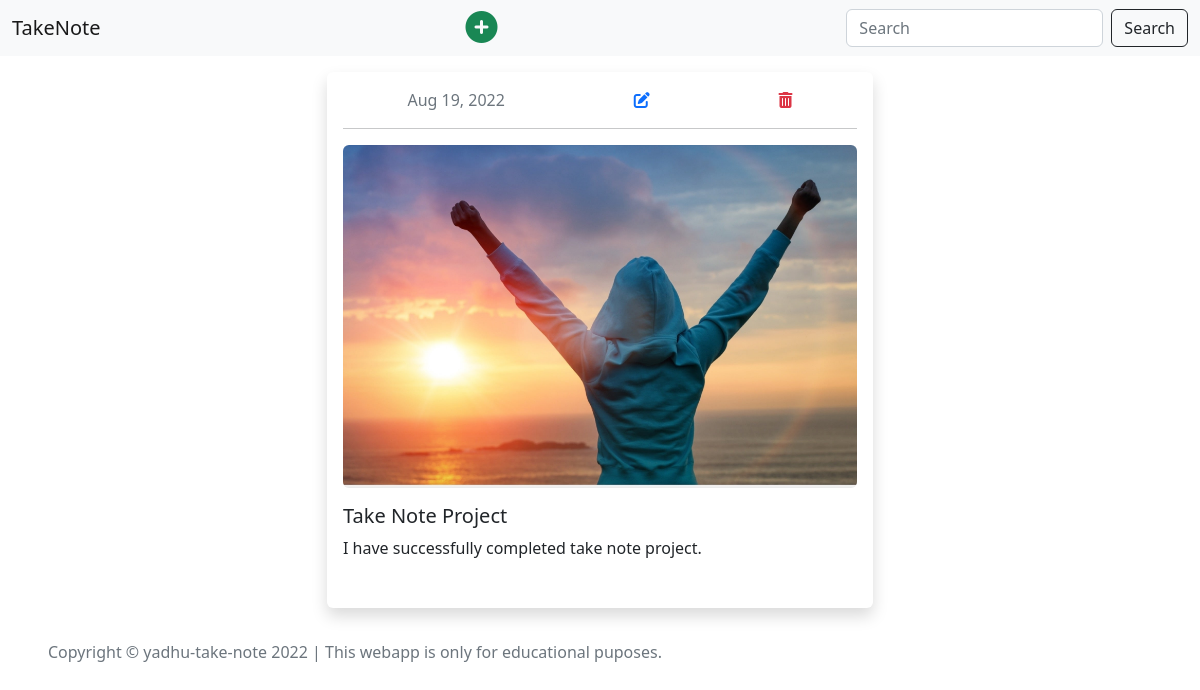
The page /note-details/10 on the database its author committed.
### note/models.py (models this page shows, shortened)
class Note(models.Model):
    title = models.CharField(max_length=150, null=True, blank=True)
    body = models.TextField()
    image = models.ImageField(upload_to = 'note_images', null=True, blank=True)
    created_at = models.DateTimeField(auto_now_add=True)
    updated_at = models.DateTimeField(auto_now=True)

### note/views.py (the view)
# urls.py: path('note-details/<int:pk>', views.noteDetailsView, name='note-details'),
def noteDetailsView(request, *args, **kwargs):
    id = kwargs.get('pk')
    try:
        note = Note.objects.get(id = id)
        context = {
        'note' : note
        }
        return render(request, 'note-details.html', context)
    except:
        return redirect('home')

### note/templates/note-details.html (shortened to what this page needs)
{% extends 'base.html' %}
{% load static %}
{% block content %}
<div class="container">
    <div class="row">
        <div class="col-lg-3"></div>
        <div class="col-lg-6">
            <div class="bg-white p-3 rounded shadow mt-3 h-100">
                <div class="d-flex justify-content-around">
                    <span class="text-muted fs-6">{{note.updated_at |date:"M d, Y"}}</span>
                    <a class="" href="{% url 'note-edit' note.id %}">
                        <i class="fa-solid fa-pen-to-square text-primary"></i></a>
                    <div class="" role="button">
                        <i class="fa-solid fa-trash-can text-danger" data-bs-toggle="modal"
                            data-bs-target="#note-delete-{{note.id}}"></i>
                    </div>
                </div>
                <hr>
                <div class="mt-3">
                    <div>
                        {% if note.image %}
                        <img src="{{note.image.url}}" alt="note image" class="img-fluid rounded mb-3" />
                        {% endif %}
                        {% if note.title %}
                        <h5 class="{% if not note.image %} fs-3  {% endif %}">{{note.title}}</h5>
                        {% endif %}
                        {% if not note.image %}
                        <p class=" fs-4 {% if not note.title %} pt-5 {% endif %}">
                            {{note.body}}
                        </p>
                        {% else %}
                        <p class="">
                            {{note.body}}
                        </p>
                        {% endif %}
                    </div>
                </div>
            </div>
        </div>
        <div class="col-lg-3"></div>
    </div>
</div>
{% endblock %}

### static/css/style.css (style rules this page uses)
a { text-decoration: none; color: #000; }

### rows shown on the page
Note: updated_at "Aug 19, 2022", image (picture), title "Take Note Project", body "I have successfully completed take note project."
